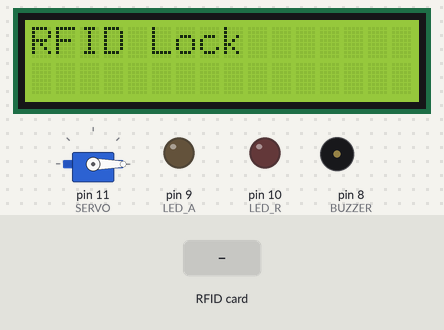
This sketch was run on a simulated Arduino Mega 2560, built with avr-gcc and run on an emulated ATmega2560. Shown: servo, 16×2 character LCD, output pins drawn as LEDs (lit = HIGH), buzzer (waves = sounding, pin HIGH). Dashed ring = blinking. The test bench sets the inputs (shaded band). Pins used as bus, display or sensor lines are not drawn; what the sketch prints to the serial monitor is not drawn.

Above: at 1.3 s.
1.4 s: RFID card C7 52 6B 63 held to the reader
At 2.63 s:
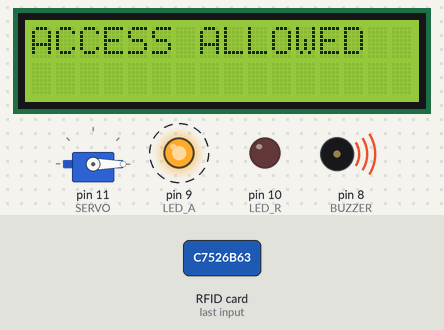
At 4.1 s:
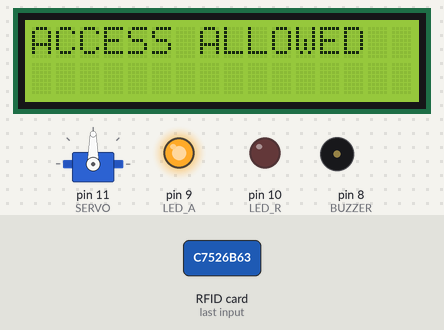
4.4 s: RFID card A9 A0 8B C1 held to the reader
At 7.4 s:
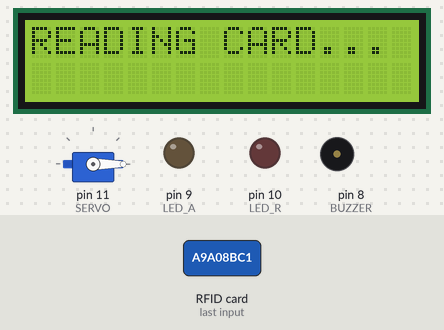
Timing chart, 0 to 12.9 s (numbered marks = the images above; inputs shaded):
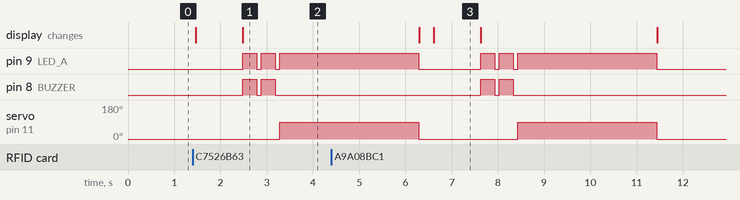

The sketch:

01-RFID_Control.ino
```cpp
/*


 */

#include <Wire.h>
#include <LiquidCrystal_I2C.h>
#include <SPI.h>
#include <MFRC522.h>
#include <Servo.h>


// Declaracion de variables
#define RST_PIN  5   //Pin 5 para el reset del RC522
#define SS_PIN  53   //Pin 53 para el SS (SDA) del RC522
#define LED_A 9 //Definimos el pin LED azul
#define LED_R 10 //Definimos el pin LED rojo
#define BUZZER 8
#define SERVO 11

#define ACCESS_DELAY 3000
#define DENIED_DELAY 1000

String baseDatos[] = {"C7 52 6B 63","A9 A0 8B C1"};
int bdSize = sizeof(baseDatos)/sizeof(String);

// Crear nuestros OBJETOS
MFRC522 mfrc522(SS_PIN, RST_PIN); //Creamos el objeto para el RC522
LiquidCrystal_I2C lcd(0x27, 16, 2); //Creamos el objeto para la LCD
Servo servo; // Creamos un objeto para el servo

void setup() {

  Serial.begin(9600); //Iniciamos la comunicación  serial

  SPI.begin();        //Iniciamos el Bus SPI
  mfrc522.PCD_Init(); // Iniciamos  el MFRC522

  servo.attach(SERVO); // Vinculamos al servo con el pin ~11
  servo.write(0); // Colocamos el servo en la posicion inicial

  lcd.init(); //Iniciamos el lcd
  lcd.backlight(); //Encender la luz del lcd

  pinMode(LED_A, OUTPUT);
  pinMode(LED_R, OUTPUT);
  pinMode(BUZZER, OUTPUT);

  // Mostramos un mensaje de
  String msg_Inicio = "Security System";
  Serial.println(msg_Inicio);
  lcd.print(msg_Inicio);
}

void loop()
{

  loopLCD();

  // Revisamos si hay nuevas tarjetas  presentes
  if ( mfrc522.PICC_IsNewCardPresent())
  {

    if ( mfrc522.PICC_ReadCardSerial()){

      lcd.clear();
      lcd.print("READING CARD...");
      delay(1000);

      String uid = obtenerUID(); // Obtenemos el UID de la tarjeta

      if(verificarTarjeta(uid))
        accesoPermitido();
      else
        accesoDenegado();
    }
  }
}

// Mensaje que se presenta cada vez que entra al loop
void loopLCD(){
  lcd.clear();
  lcd.print("RFID Lock");
  delay(300);
}

// Enciende el led azul e imprime un mensaje en el lcd
void accesoPermitido(){
  lcd.clear();
  lcd.print("ACCESS ALLOWED");
  doubleBeep();
  digitalWrite(LED_A,HIGH);
  servo.write(90);
  delay(ACCESS_DELAY);
  servo.write(0);
  digitalWrite(LED_A,LOW);
}

void doubleBeep(){
  int count = 2;
  while(count > 0){
    digitalWrite(BUZZER,HIGH);
    digitalWrite(LED_A,HIGH);
    delay(300);
    digitalWrite(BUZZER,LOW);
    digitalWrite(LED_A,LOW);
    delay(100);
    count--;
  }
}

// Enciende el led rojo y el buzzer e imprime un mensaje en el lcd
void accesoDenegado(){
  lcd.clear();
  lcd.print("ACCESS DENIED");
  digitalWrite(LED_R,HIGH);
  digitalWrite(BUZZER,HIGH);
  delay(DENIED_DELAY);
  digitalWrite(LED_R,LOW);
  digitalWrite(BUZZER,LOW);
}

// Devuelve el UID de la tarjeta
String obtenerUID(){
  String uid = "";
  for (byte i = 0; i < mfrc522.uid.size; i++)
  {
    uid.concat(mfrc522.uid.uidByte[i] < 0x10 ? " 0" : " ");
    uid.concat(String(mfrc522.uid.uidByte[i], HEX));
  }
  mfrc522.PICC_HaltA();
  uid.toUpperCase();
  return uid;
}

// Verifica si la tarjeta esta en la base de datos
bool verificarTarjeta(String tarUid){

  for(int i = 0; i < bdSize; i++){
    if(tarUid.substring(1) == baseDatos[i])
      return true;
  }
  return false;
}
```

Measured:
- after the input at 1.4 s, pin 9 (LED_A): alternates HIGH for 0.30 s and LOW for 0.10 s, 5 changes in all, then stays HIGH, starting after 1.1 s; pin 8 (BUZZER): alternates HIGH for 0.30 s and LOW for 0.10 s, 4 changes in all, then stays LOW, starting after 1.1 s
- after the input at 4.4 s, pin 8 (BUZZER): alternates HIGH for 0.30 s and LOW for 0.10 s, 4 changes in all, then stays LOW, starting after 3.2 s; the display: first differs from a run without the input after 2.2 s (image 3)
- what the display in image 3 shows lasts 1.0 s, from 6.6 s to 7.6 s
